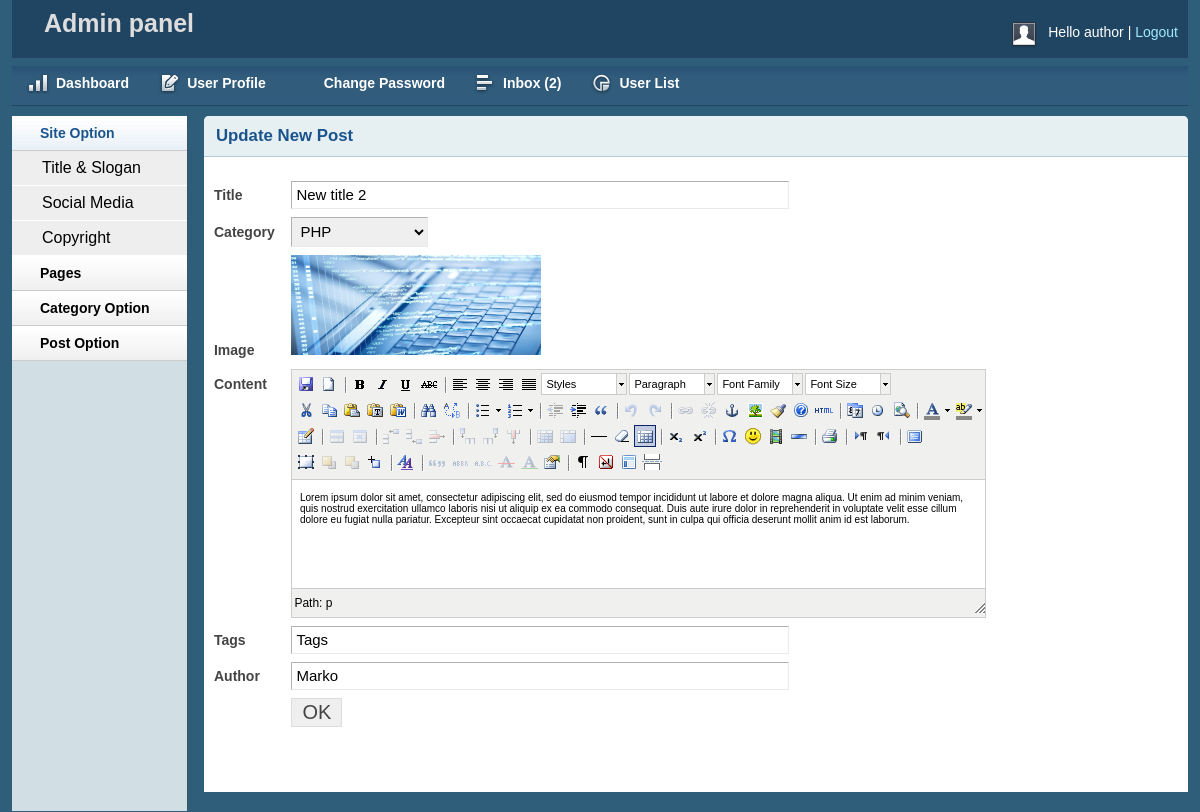
The app's page /admin/viewpost.php?viewpostid=20 (signed in) with its own data.
### tables this page shows
CREATE TABLE `tbl_post` (
  `id` int(11) NOT NULL,
  `cat` int(11) NOT NULL,
  `title` varchar(255) NOT NULL,
  `body` text NOT NULL,
  `image` varchar(255) NOT NULL,
  `author` varchar(50) NOT NULL,
  `tags` varchar(255) NOT NULL,
  `date` timestamp NOT NULL DEFAULT CURRENT_TIMESTAMP,
  `userid` int(11) NOT NULL
);

CREATE TABLE `tbl_category` (
  `id` int(11) NOT NULL,
  `name` varchar(50) NOT NULL
);

### lib/Database.php (called while the page is built, shortened)
<?php
Class Database{
	public $host   = DB_HOST;
	public $user   = DB_USER;
	public $pass   = DB_PASS;
	public $dbname = DB_NAME;
	public $link;
	private function connectDB(){
	$this->link = new mysqli($this->host, $this->user, $this->pass, $this->dbname);
 }
	public function select($query){
		$result = $this->link->query($query) or die($this->link->error.__LINE__);
		if($result->num_rows > 0){
			return $result;
		} else {
			return false;
		}
	}
}

### admin/viewpost.php (the view, shortened to what this page needs)
<?php include 'inc/header.php'; ?>
<?php include 'inc/sidebar.php'; ?>
<?php
    if(!isset($_GET['viewpostid']) || $_GET['viewpostid'] == NULL){
        echo "<script>window.location = 'postlist.php';</script>";
    } else {
      $postid = $_GET['viewpostid'];
    }
?>
        <div class="grid_10">
           <div class="box round first grid">
                <h2>Update New Post</h2>
    <div class="block">
    <?php
        $query = "SELECT * FROM tbl_post WHERE id='$postid' ORDER BY id DESC";
        $getpost = $db->select($query);
        while ($postresult = $getpost->fetch_assoc()){
    ?>
                 <form action="" method="POST" enctype="multipart/form-data">
                    <table class="form">
                        <tr>
                            <td>
                                <label>Title</label>
                            </td>
                            <td>
                                <input type="text" readonly value="<?php echo $postresult['title']; ?>" class="medium" />
                            </td>
                        </tr>
                        <tr>
                            <td>
                                <label>Category</label>
                            </td>
                            <td>
                                <select id="select">
                        <?php
                            $query = "SELECT * FROM tbl_category";
                            $category = $db->select($query);
                            if($category){
                                while ($result = $category->fetch_assoc()) {
                        ?>
                    <option
                    <?php
                        if($postresult['cat'] == $result['id']){ ?>
                            selected = "selected"
                     <?php }  ?> value="<?php echo $result['id']; ?>"> <?php echo $result['name']; ?></option>
                        <?php } } ?>
                                </select>
                            </td>
                        </tr>
                        <tr>
                            <td>
                                <label>Image</label>
                            </td>
                            <td>
                                <img src="<?php echo $postresult['image']; ?>" height="100px" width="250px" /><br />
                            </td>
                        </tr>
                        <tr>
                            <td style="vertical-align: top; padding-top: 9px;">
                                <label>Content</label>
                            </td>
                            <td>
                            </td>
                        </tr>
                        <tr>
                            <td>
                                <label>Tags</label>
                            </td>
                            <td>
                                <input type="text" readonly value="<?php echo $postresult['tags']; ?>" class="medium" />
                            </td>
                        </tr>
                         <tr>
                            <td>
                                <label>Author</label>
                            </td>
                            <td>
                                <input type="text" readonly value="<?php echo $postresult['author']; ?>" class="medium" />
                            </td>
                        </tr>
						<tr>
                            <td></td>
                            <td>
                                <input type="submit" name="submit" Value="OK" />
                            </td>
                        </tr>
                    </table>
                    </form>
                <?php }   ?>
                </div>
            </div>
        </div>

### admin/css/layout.css (style rules this page uses)
body { background: #fff none repeat scroll 0 0; color: #444; font-size: 14px; padding: 0; }
h1, h2, h3, h4, h5, h6 { line-height:1.2em; margin-bottom:.3em; }
h2 { margin-top:1em; }
.box { background:#fff; margin-bottom:20px; padding:10px 10px 10px 10px; margin-left:-8px; }
.box.grid { padding-bottom:40px; }
.box.round { -moz-border-radius: 5px 5px 0px 0px; -webkit-border-radius: 5px 5px 0px 0px; border-radius: 5px 5px 0px 0px; }
.box h2 { font-size:1.2em; font-weight:bold; color:#1B548D; background:#E6F0F3; margin:-10px -10px 0 -10px; padding:10px 12px; border-bottom:1px solid #B3CBD6; -moz-border-radius: 5px 5px 0px 0px; -webkit-border-radius: 5px 5px 0px 0px; border-radius: 5px 5px 0px 0px; }
.box.first { min-height: 406px; }
.block { padding-top:20px; }
table.form { width:100%; }
table.form td { padding:4px 0px; }
table.form label { font-weight:bold; }
table.form input, table.form select { font-size: 15px; padding: 4px 4px 5px 4px; border-top: 1px solid #b3b3b3; border-left: 1px solid #b3b3b3; border-right: 1px solid #eaeaea; border-bottom: 1px solid #eaeaea; }
table.form input[type="submit"] { border: 1px solid #ddd; color: #444; cursor: pointer; font-size: 20px; padding: 2px 10px; }
input.medium { width: 55%; }
.block { padding-bottom:1px; }

### admin/js/tiny-mce/themes/advanced/skins/default/content.css (style rules this page uses)
body, td, pre { color:#000; font-family:Verdana, Arial, Helvetica, sans-serif; font-size:10px; margin:8px; }
body { background:#FFF; }
h2 { font-size: 1.5em }
img { border:0; }
table, img, hr, .mceItemAnchor { cursor:default }
table td, table th { cursor:text }

### records on screen
tbl_post: title "New title 2", cat.name "PHP", image (picture), tags "Tags", author "Marko"

### other values on screen
Session::get('username') "author"
$count "2"
